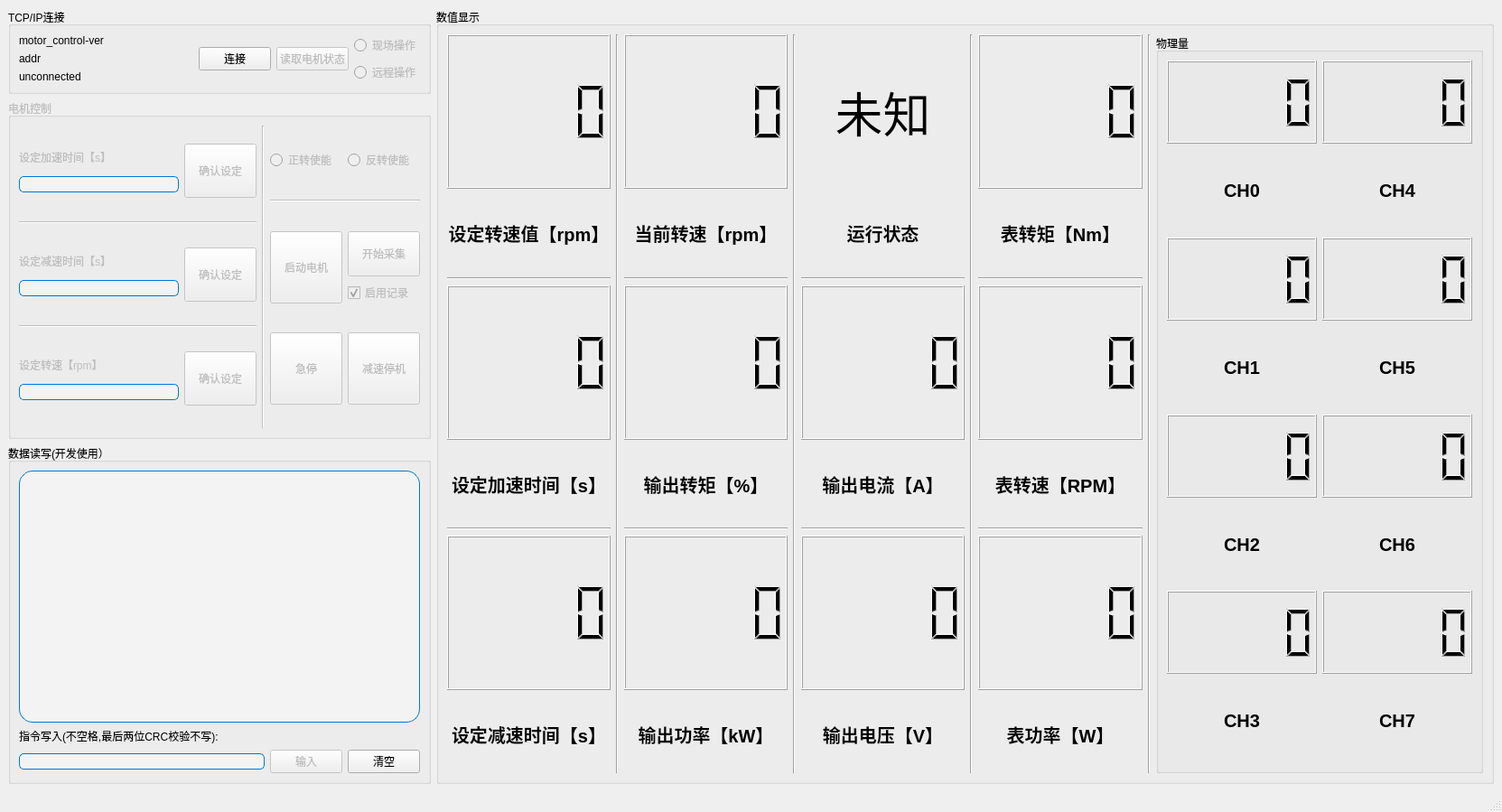
<?xml version="1.0" encoding="UTF-8"?>
<ui version="4.0">
 <class>MainWindow</class>
 <widget class="QMainWindow" name="MainWindow">
  <property name="enabled">
   <bool>true</bool>
  </property>
  <property name="geometry">
   <rect>
    <x>0</x>
    <y>0</y>
    <width>1663</width>
    <height>899</height>
   </rect>
  </property>
  <property name="windowTitle">
   <string>MainWindow</string>
  </property>
  <property name="styleSheet">
   <string notr="true">QMainWindow{
	border-image:url(./_internal/background-image.png);
}
QTextEdit {
    background-color: rgba(255, 255, 255, 100);	/* 背景颜色和透明度 */
    border: 1px solid #0078D7;          		/* 边框样式 */
    border-radius: 15px;                        /* 边框圆角 */
    padding: 10px;                              /* 内边距 */
    font-size: 14px;                            /* 字体大小 */
    color: #000000;                             /* 文本颜色 */
}
QLineEdit {
    background-color: rgba(255, 255, 255, 100);	/* 背景颜色和透明度 */
    border: 1px solid #0078D7;          		/* 边框样式 */
    border-radius: 5px;                        	/* 边框圆角 */
    /* padding: 10px;                    		/* 内边距 */
    /* font-size: 14px;                    		/* 字体大小 */
    color: #000000;                             /* 文本颜色 */
}
</string>
  </property>
  <widget class="QWidget" name="L0">
   <layout class="QHBoxLayout" name="horizontalLayout" stretch="2,5">
    <item>
     <layout class="QVBoxLayout" name="Lsetting" stretch="0,0,0">
      <item>
       <widget class="QGroupBox" name="Llink">
        <property name="title">
         <string>TCP/IP连接</string>
        </property>
        <layout class="QHBoxLayout" name="horizontalLayout_10" stretch="5,2,0">
         <item>
          <layout class="QVBoxLayout" name="Llinklab">
           <item>
            <widget class="QLabel" name="labver">
             <property name="text">
              <string>motor_control-ver</string>
             </property>
            </widget>
           </item>
           <item>
            <widget class="QLabel" name="labaddr">
             <property name="text">
              <string>addr</string>
             </property>
            </widget>
           </item>
           <item>
            <widget class="QLabel" name="labconn">
             <property name="text">
              <string>unconnected</string>
             </property>
            </widget>
           </item>
          </layout>
         </item>
         <item>
          <layout class="QHBoxLayout" name="Llinkbtn">
           <item>
            <widget class="QPushButton" name="btnlink">
             <property name="text">
              <string>连接</string>
             </property>
            </widget>
           </item>
           <item>
            <widget class="QPushButton" name="btnread">
             <property name="enabled">
              <bool>false</bool>
             </property>
             <property name="text">
              <string>读取电机状态</string>
             </property>
            </widget>
           </item>
          </layout>
         </item>
         <item>
          <layout class="QVBoxLayout" name="Lctrlmodels">
           <item>
            <widget class="QRadioButton" name="btnctrl1">
             <property name="enabled">
              <bool>false</bool>
             </property>
             <property name="text">
              <string>现场操作</string>
             </property>
            </widget>
           </item>
           <item>
            <widget class="QRadioButton" name="btnctrl2">
             <property name="enabled">
              <bool>false</bool>
             </property>
             <property name="text">
              <string>远程操作</string>
             </property>
            </widget>
           </item>
          </layout>
         </item>
        </layout>
       </widget>
      </item>
      <item>
       <widget class="QGroupBox" name="Lcontrol">
        <property name="enabled">
         <bool>false</bool>
        </property>
        <property name="title">
         <string>电机控制</string>
        </property>
        <layout class="QHBoxLayout" name="horizontalLayout_3" stretch="0,0,0">
         <item>
          <layout class="QVBoxLayout" name="Lcontrolset">
           <item>
            <layout class="QHBoxLayout" name="Lsetupt">
             <item>
              <layout class="QVBoxLayout" name="Lsetupttxt" stretch="1,1">
               <item>
                <widget class="QLabel" name="labupt">
                 <property name="maximumSize">
                  <size>
                   <width>16777215</width>
                   <height>20</height>
                  </size>
                 </property>
                 <property name="baseSize">
                  <size>
                   <width>0</width>
                   <height>0</height>
                  </size>
                 </property>
                 <property name="text">
                  <string>设定加速时间【s】</string>
                 </property>
                </widget>
               </item>
               <item>
                <widget class="QLineEdit" name="intupt"/>
               </item>
              </layout>
             </item>
             <item>
              <widget class="QPushButton" name="btnupt">
               <property name="minimumSize">
                <size>
                 <width>0</width>
                 <height>60</height>
                </size>
               </property>
               <property name="text">
                <string>确认设定</string>
               </property>
              </widget>
             </item>
            </layout>
           </item>
           <item>
            <widget class="Line" name="line_4">
             <property name="orientation">
              <enum>Qt::Horizontal</enum>
             </property>
            </widget>
           </item>
           <item>
            <layout class="QHBoxLayout" name="Lsetdot">
             <item>
              <layout class="QVBoxLayout" name="Lsetdottxt" stretch="1,1">
               <item>
                <widget class="QLabel" name="labdot">
                 <property name="maximumSize">
                  <size>
                   <width>16777215</width>
                   <height>20</height>
                  </size>
                 </property>
                 <property name="text">
                  <string>设定减速时间【s】</string>
                 </property>
                </widget>
               </item>
               <item>
                <widget class="QLineEdit" name="intdot"/>
               </item>
              </layout>
             </item>
             <item>
              <widget class="QPushButton" name="btndot">
               <property name="minimumSize">
                <size>
                 <width>0</width>
                 <height>60</height>
                </size>
               </property>
               <property name="text">
                <string>确认设定</string>
               </property>
              </widget>
             </item>
            </layout>
           </item>
           <item>
            <widget class="Line" name="line_3">
             <property name="orientation">
              <enum>Qt::Horizontal</enum>
             </property>
            </widget>
           </item>
           <item>
            <layout class="QHBoxLayout" name="Lsetrot">
             <item>
              <layout class="QVBoxLayout" name="Lsetrottxt" stretch="0,1">
               <item>
                <widget class="QLabel" name="labrot">
                 <property name="maximumSize">
                  <size>
                   <width>16777215</width>
                   <height>20</height>
                  </size>
                 </property>
                 <property name="text">
                  <string>设定转速【rpm】</string>
                 </property>
                </widget>
               </item>
               <item>
                <widget class="QLineEdit" name="introt"/>
               </item>
              </layout>
             </item>
             <item>
              <widget class="QPushButton" name="btnrot">
               <property name="minimumSize">
                <size>
                 <width>0</width>
                 <height>60</height>
                </size>
               </property>
               <property name="autoFillBackground">
                <bool>false</bool>
               </property>
               <property name="text">
                <string>确认设定</string>
               </property>
               <property name="autoRepeat">
                <bool>false</bool>
               </property>
               <property name="autoExclusive">
                <bool>false</bool>
               </property>
               <property name="autoRepeatDelay">
                <number>300</number>
               </property>
              </widget>
             </item>
            </layout>
           </item>
          </layout>
         </item>
         <item>
          <widget class="Line" name="line">
           <property name="orientation">
            <enum>Qt::Vertical</enum>
           </property>
          </widget>
         </item>
         <item>
          <layout class="QVBoxLayout" name="Lcontrolrun">
           <item>
            <layout class="QHBoxLayout" name="Lcontrolrunwards">
             <item>
              <widget class="QRadioButton" name="rbtnforward">
               <property name="text">
                <string>正转使能</string>
               </property>
              </widget>
             </item>
             <item>
              <widget class="QRadioButton" name="rbtnreserve">
               <property name="text">
                <string>反转使能</string>
               </property>
              </widget>
             </item>
            </layout>
           </item>
           <item>
            <widget class="Line" name="line_2">
             <property name="orientation">
              <enum>Qt::Horizontal</enum>
             </property>
            </widget>
           </item>
           <item>
            <layout class="QHBoxLayout" name="Lcontroldaq">
             <item>
              <widget class="QPushButton" name="btnrun">
               <property name="sizePolicy">
                <sizepolicy hsizetype="Minimum" vsizetype="Fixed">
                 <horstretch>0</horstretch>
                 <verstretch>0</verstretch>
                </sizepolicy>
               </property>
               <property name="minimumSize">
                <size>
                 <width>0</width>
                 <height>80</height>
                </size>
               </property>
               <property name="text">
                <string>启动电机</string>
               </property>
              </widget>
             </item>
             <item>
              <layout class="QVBoxLayout" name="Ldaq">
               <item>
                <widget class="QPushButton" name="pbtndaq">
                 <property name="sizePolicy">
                  <sizepolicy hsizetype="Minimum" vsizetype="Fixed">
                   <horstretch>0</horstretch>
                   <verstretch>0</verstretch>
                  </sizepolicy>
                 </property>
                 <property name="minimumSize">
                  <size>
                   <width>0</width>
                   <height>50</height>
                  </size>
                 </property>
                 <property name="text">
                  <string>开始采集</string>
                 </property>
                </widget>
               </item>
               <item>
                <widget class="QCheckBox" name="cboxdaq">
                 <property name="minimumSize">
                  <size>
                   <width>0</width>
                   <height>20</height>
                  </size>
                 </property>
                 <property name="text">
                  <string>启用记录</string>
                 </property>
                 <property name="checked">
                  <bool>true</bool>
                 </property>
                </widget>
               </item>
              </layout>
             </item>
            </layout>
           </item>
           <item>
            <layout class="QHBoxLayout" name="Lcontrolstop">
             <item>
              <widget class="QPushButton" name="btnst2">
               <property name="sizePolicy">
                <sizepolicy hsizetype="Minimum" vsizetype="Fixed">
                 <horstretch>0</horstretch>
                 <verstretch>0</verstretch>
                </sizepolicy>
               </property>
               <property name="minimumSize">
                <size>
                 <width>0</width>
                 <height>80</height>
                </size>
               </property>
               <property name="text">
                <string>急停</string>
               </property>
              </widget>
             </item>
             <item>
              <widget class="QPushButton" name="btnst1">
               <property name="sizePolicy">
                <sizepolicy hsizetype="Minimum" vsizetype="Fixed">
                 <horstretch>0</horstretch>
                 <verstretch>0</verstretch>
                </sizepolicy>
               </property>
               <property name="minimumSize">
                <size>
                 <width>0</width>
                 <height>80</height>
                </size>
               </property>
               <property name="text">
                <string>减速停机</string>
               </property>
              </widget>
             </item>
            </layout>
           </item>
          </layout>
         </item>
        </layout>
       </widget>
      </item>
      <item>
       <widget class="QGroupBox" name="Ltxrx">
        <property name="enabled">
         <bool>true</bool>
        </property>
        <property name="title">
         <string>数据读写(开发使用）</string>
        </property>
        <layout class="QVBoxLayout" name="verticalLayout_13">
         <item>
          <widget class="QTextEdit" name="wrigra">
           <property name="html">
            <string>&lt;!DOCTYPE HTML PUBLIC &quot;-//W3C//DTD HTML 4.0//EN&quot; &quot;http://www.w3.org/TR/REC-html40/strict.dtd&quot;&gt;
&lt;html&gt;&lt;head&gt;&lt;meta name=&quot;qrichtext&quot; content=&quot;1&quot; /&gt;&lt;style type=&quot;text/css&quot;&gt;
p, li { white-space: pre-wrap; }
&lt;/style&gt;&lt;/head&gt;&lt;body style=&quot; font-family:'SimSun'; font-size:14px; font-weight:400; font-style:normal;&quot;&gt;
&lt;p style=&quot;-qt-paragraph-type:empty; margin-top:0px; margin-bottom:0px; margin-left:0px; margin-right:0px; -qt-block-indent:0; text-indent:0px; font-family:'Microsoft YaHei UI'; font-size:9pt;&quot;&gt;&lt;br /&gt;&lt;/p&gt;&lt;/body&gt;&lt;/html&gt;</string>
           </property>
          </widget>
         </item>
         <item>
          <widget class="QLabel" name="labgra">
           <property name="text">
            <string>指令写入(不空格,最后两位CRC校验不写):</string>
           </property>
          </widget>
         </item>
         <item>
          <layout class="QHBoxLayout" name="Ltxgra">
           <item>
            <widget class="QLineEdit" name="intgra"/>
           </item>
           <item>
            <widget class="QPushButton" name="btngra">
             <property name="enabled">
              <bool>false</bool>
             </property>
             <property name="text">
              <string>输入</string>
             </property>
            </widget>
           </item>
           <item>
            <widget class="QPushButton" name="btncln">
             <property name="text">
              <string>清空</string>
             </property>
            </widget>
           </item>
          </layout>
         </item>
        </layout>
       </widget>
      </item>
     </layout>
    </item>
    <item>
     <widget class="QGroupBox" name="Ldatashow">
      <property name="title">
       <string>数值显示</string>
      </property>
      <layout class="QHBoxLayout" name="horizontalLayout_2" stretch="1,0,1,0,1,0,1,0,2">
       <item>
        <layout class="QVBoxLayout" name="verticalLayout">
         <item>
          <layout class="QVBoxLayout" name="Lshowsetrot" stretch="2,1">
           <item>
            <widget class="QLCDNumber" name="ledsetrot"/>
           </item>
           <item>
            <widget class="QLabel" name="labelsetrot">
             <property name="font">
              <font>
               <pointsize>15</pointsize>
               <weight>75</weight>
               <bold>true</bold>
              </font>
             </property>
             <property name="text">
              <string>设定转速值【rpm】</string>
             </property>
             <property name="alignment">
              <set>Qt::AlignCenter</set>
             </property>
            </widget>
           </item>
          </layout>
         </item>
         <item>
          <widget class="Line" name="line_7">
           <property name="orientation">
            <enum>Qt::Horizontal</enum>
           </property>
          </widget>
         </item>
         <item>
          <layout class="QVBoxLayout" name="Lshowupt" stretch="2,1">
           <item>
            <widget class="QLCDNumber" name="ledupt"/>
           </item>
           <item>
            <widget class="QLabel" name="labelupt">
             <property name="font">
              <font>
               <pointsize>15</pointsize>
               <weight>75</weight>
               <bold>true</bold>
              </font>
             </property>
             <property name="text">
              <string>设定加速时间【s】</string>
             </property>
             <property name="alignment">
              <set>Qt::AlignCenter</set>
             </property>
            </widget>
           </item>
          </layout>
         </item>
         <item>
          <widget class="Line" name="line_8">
           <property name="orientation">
            <enum>Qt::Horizontal</enum>
           </property>
          </widget>
         </item>
         <item>
          <layout class="QVBoxLayout" name="Lshowdot" stretch="2,1">
           <item>
            <widget class="QLCDNumber" name="leddot"/>
           </item>
           <item>
            <widget class="QLabel" name="labeldot">
             <property name="font">
              <font>
               <pointsize>15</pointsize>
               <weight>75</weight>
               <bold>true</bold>
              </font>
             </property>
             <property name="text">
              <string>设定减速时间【s】</string>
             </property>
             <property name="alignment">
              <set>Qt::AlignCenter</set>
             </property>
            </widget>
           </item>
          </layout>
         </item>
        </layout>
       </item>
       <item>
        <widget class="Line" name="line_6">
         <property name="orientation">
          <enum>Qt::Vertical</enum>
         </property>
        </widget>
       </item>
       <item>
        <layout class="QVBoxLayout" name="verticalLayout_3">
         <item>
          <layout class="QVBoxLayout" name="Lshowgetrot" stretch="2,1">
           <item>
            <widget class="QLCDNumber" name="ledoutrot"/>
           </item>
           <item>
            <widget class="QLabel" name="lablegetrot">
             <property name="font">
              <font>
               <pointsize>15</pointsize>
               <weight>75</weight>
               <bold>true</bold>
              </font>
             </property>
             <property name="text">
              <string>当前转速【rpm】</string>
             </property>
             <property name="alignment">
              <set>Qt::AlignCenter</set>
             </property>
            </widget>
           </item>
          </layout>
         </item>
         <item>
          <widget class="Line" name="line_10">
           <property name="orientation">
            <enum>Qt::Horizontal</enum>
           </property>
          </widget>
         </item>
         <item>
          <layout class="QVBoxLayout" name="Lshowouttor" stretch="2,1">
           <item>
            <widget class="QLCDNumber" name="ledouttor"/>
           </item>
           <item>
            <widget class="QLabel" name="labelouttor">
             <property name="font">
              <font>
               <pointsize>15</pointsize>
               <weight>75</weight>
               <bold>true</bold>
              </font>
             </property>
             <property name="text">
              <string>输出转矩【%】</string>
             </property>
             <property name="alignment">
              <set>Qt::AlignCenter</set>
             </property>
            </widget>
           </item>
          </layout>
         </item>
         <item>
          <widget class="Line" name="line_12">
           <property name="orientation">
            <enum>Qt::Horizontal</enum>
           </property>
          </widget>
         </item>
         <item>
          <layout class="QVBoxLayout" name="Lshowoutpow" stretch="2,1">
           <item>
            <widget class="QLCDNumber" name="ledoutpow"/>
           </item>
           <item>
            <widget class="QLabel" name="labeloutpow">
             <property name="font">
              <font>
               <pointsize>15</pointsize>
               <weight>75</weight>
               <bold>true</bold>
              </font>
             </property>
             <property name="text">
              <string>输出功率【kW】</string>
             </property>
             <property name="alignment">
              <set>Qt::AlignCenter</set>
             </property>
            </widget>
           </item>
          </layout>
         </item>
        </layout>
       </item>
       <item>
        <widget class="Line" name="line_5">
         <property name="orientation">
          <enum>Qt::Vertical</enum>
         </property>
        </widget>
       </item>
       <item>
        <layout class="QVBoxLayout" name="verticalLayout_5">
         <item>
          <layout class="QVBoxLayout" name="Lshownowfre" stretch="2,1">
           <item>
            <widget class="QLabel" name="labisrun">
             <property name="font">
              <font>
               <family>Adobe 黑体 Std R</family>
               <pointsize>40</pointsize>
               <weight>50</weight>
               <bold>false</bold>
              </font>
             </property>
             <property name="text">
              <string>未知</string>
             </property>
             <property name="alignment">
              <set>Qt::AlignCenter</set>
             </property>
            </widget>
           </item>
           <item>
            <widget class="QLabel" name="labelnowfre">
             <property name="font">
              <font>
               <pointsize>15</pointsize>
               <weight>75</weight>
               <bold>true</bold>
              </font>
             </property>
             <property name="text">
              <string>运行状态</string>
             </property>
             <property name="alignment">
              <set>Qt::AlignCenter</set>
             </property>
            </widget>
           </item>
          </layout>
         </item>
         <item>
          <widget class="Line" name="line_9">
           <property name="orientation">
            <enum>Qt::Horizontal</enum>
           </property>
          </widget>
         </item>
         <item>
          <layout class="QVBoxLayout" name="Lshowoutcur" stretch="2,1">
           <item>
            <widget class="QLCDNumber" name="ledoutcur"/>
           </item>
           <item>
            <widget class="QLabel" name="labeloutcur">
             <property name="font">
              <font>
               <pointsize>15</pointsize>
               <weight>75</weight>
               <bold>true</bold>
              </font>
             </property>
             <property name="text">
              <string>输出电流【A】</string>
             </property>
             <property name="alignment">
              <set>Qt::AlignCenter</set>
             </property>
            </widget>
           </item>
          </layout>
         </item>
         <item>
          <widget class="Line" name="line_11">
           <property name="orientation">
            <enum>Qt::Horizontal</enum>
           </property>
          </widget>
         </item>
         <item>
          <layout class="QVBoxLayout" name="Lshowoutvot" stretch="2,1">
           <item>
            <widget class="QLCDNumber" name="ledoutvot"/>
           </item>
           <item>
            <widget class="QLabel" name="labeloutvot">
             <property name="font">
              <font>
               <pointsize>15</pointsize>
               <weight>75</weight>
               <bold>true</bold>
              </font>
             </property>
             <property name="text">
              <string>输出电压【V】</string>
             </property>
             <property name="alignment">
              <set>Qt::AlignCenter</set>
             </property>
            </widget>
           </item>
          </layout>
         </item>
        </layout>
       </item>
       <item>
        <widget class="Line" name="line_23">
         <property name="orientation">
          <enum>Qt::Vertical</enum>
         </property>
        </widget>
       </item>
       <item>
        <layout class="QVBoxLayout" name="verticalLayout_7">
         <item>
          <layout class="QVBoxLayout" name="Lshownowfre_3" stretch="2,1">
           <item>
            <widget class="QLCDNumber" name="ledreadtor"/>
           </item>
           <item>
            <widget class="QLabel" name="labelnowfre_3">
             <property name="font">
              <font>
               <pointsize>15</pointsize>
               <weight>75</weight>
               <bold>true</bold>
              </font>
             </property>
             <property name="text">
              <string>表转矩【Nm】</string>
             </property>
             <property name="alignment">
              <set>Qt::AlignCenter</set>
             </property>
            </widget>
           </item>
          </layout>
         </item>
         <item>
          <widget class="Line" name="line_21">
           <property name="orientation">
            <enum>Qt::Horizontal</enum>
           </property>
          </widget>
         </item>
         <item>
          <layout class="QVBoxLayout" name="Lshowoutcur_3" stretch="2,1">
           <item>
            <widget class="QLCDNumber" name="ledreadrot"/>
           </item>
           <item>
            <widget class="QLabel" name="labeloutcur_3">
             <property name="font">
              <font>
               <pointsize>15</pointsize>
               <weight>75</weight>
               <bold>true</bold>
              </font>
             </property>
             <property name="text">
              <string>表转速【RPM】</string>
             </property>
             <property name="alignment">
              <set>Qt::AlignCenter</set>
             </property>
            </widget>
           </item>
          </layout>
         </item>
         <item>
          <widget class="Line" name="line_22">
           <property name="orientation">
            <enum>Qt::Horizontal</enum>
           </property>
          </widget>
         </item>
         <item>
          <layout class="QVBoxLayout" name="Lshowoutvot_3" stretch="2,1">
           <item>
            <widget class="QLCDNumber" name="ledreadpwr"/>
           </item>
           <item>
            <widget class="QLabel" name="labeloutvot_3">
             <property name="font">
              <font>
               <pointsize>15</pointsize>
               <weight>75</weight>
               <bold>true</bold>
              </font>
             </property>
             <property name="text">
              <string>表功率【W】</string>
             </property>
             <property name="alignment">
              <set>Qt::AlignCenter</set>
             </property>
            </widget>
           </item>
          </layout>
         </item>
        </layout>
       </item>
       <item>
        <widget class="Line" name="line_24">
         <property name="orientation">
          <enum>Qt::Vertical</enum>
         </property>
        </widget>
       </item>
       <item>
        <widget class="QGroupBox" name="groupBox">
         <property name="title">
          <string>物理量</string>
         </property>
         <layout class="QGridLayout" name="gridLayout">
          <item row="1" column="0">
           <layout class="QVBoxLayout" name="Lshownowfre_14">
            <item>
             <widget class="QLCDNumber" name="ledCH1"/>
            </item>
            <item>
             <widget class="QLabel" name="labelCH1">
              <property name="font">
               <font>
                <pointsize>15</pointsize>
                <weight>75</weight>
                <bold>true</bold>
               </font>
              </property>
              <property name="text">
               <string>CH1</string>
              </property>
              <property name="alignment">
               <set>Qt::AlignCenter</set>
              </property>
             </widget>
            </item>
           </layout>
          </item>
          <item row="3" column="0">
           <layout class="QVBoxLayout" name="Lshownowfre_13">
            <item>
             <widget class="QLCDNumber" name="ledCH3"/>
            </item>
            <item>
             <widget class="QLabel" name="labelCH3">
              <property name="font">
               <font>
                <pointsize>15</pointsize>
                <weight>75</weight>
                <bold>true</bold>
               </font>
              </property>
              <property name="text">
               <string>CH3</string>
              </property>
              <property name="alignment">
               <set>Qt::AlignCenter</set>
              </property>
             </widget>
            </item>
           </layout>
          </item>
          <item row="0" column="0">
           <layout class="QVBoxLayout" name="Lshownowfre_4">
            <item>
             <widget class="QLCDNumber" name="ledCH0"/>
            </item>
            <item>
             <widget class="QLabel" name="labelCH0">
              <property name="font">
               <font>
                <pointsize>15</pointsize>
                <weight>75</weight>
                <bold>true</bold>
               </font>
              </property>
              <property name="text">
               <string>CH0</string>
              </property>
              <property name="alignment">
               <set>Qt::AlignCenter</set>
              </property>
             </widget>
            </item>
           </layout>
          </item>
          <item row="3" column="2">
           <layout class="QVBoxLayout" name="Lshownowfre_8">
            <item>
             <widget class="QLCDNumber" name="ledCH7"/>
            </item>
            <item>
             <widget class="QLabel" name="labelCH7">
              <property name="font">
               <font>
                <pointsize>15</pointsize>
                <weight>75</weight>
                <bold>true</bold>
               </font>
              </property>
              <property name="text">
               <string>CH7</string>
              </property>
              <property name="alignment">
               <set>Qt::AlignCenter</set>
              </property>
             </widget>
            </item>
           </layout>
          </item>
          <item row="2" column="0">
           <layout class="QVBoxLayout" name="Lshownowfre_9">
            <item>
             <widget class="QLCDNumber" name="ledCH2"/>
            </item>
            <item>
             <widget class="QLabel" name="labelCH2">
              <property name="font">
               <font>
                <pointsize>15</pointsize>
                <weight>75</weight>
                <bold>true</bold>
               </font>
              </property>
              <property name="text">
               <string>CH2</string>
              </property>
              <property name="alignment">
               <set>Qt::AlignCenter</set>
              </property>
             </widget>
            </item>
           </layout>
          </item>
          <item row="0" column="2">
           <layout class="QVBoxLayout" name="Lshownowfre_12">
            <item>
             <widget class="QLCDNumber" name="ledCH4"/>
            </item>
            <item>
             <widget class="QLabel" name="labelCH4">
              <property name="font">
               <font>
                <pointsize>15</pointsize>
                <weight>75</weight>
                <bold>true</bold>
               </font>
              </property>
              <property name="text">
               <string>CH4</string>
              </property>
              <property name="alignment">
               <set>Qt::AlignCenter</set>
              </property>
             </widget>
            </item>
           </layout>
          </item>
          <item row="1" column="2">
           <layout class="QVBoxLayout" name="Lshownowfre_10">
            <item>
             <widget class="QLCDNumber" name="ledCH5"/>
            </item>
            <item>
             <widget class="QLabel" name="labelCH5">
              <property name="font">
               <font>
                <pointsize>15</pointsize>
                <weight>75</weight>
                <bold>true</bold>
               </font>
              </property>
              <property name="text">
               <string>CH5</string>
              </property>
              <property name="alignment">
               <set>Qt::AlignCenter</set>
              </property>
             </widget>
            </item>
           </layout>
          </item>
          <item row="2" column="2">
           <layout class="QVBoxLayout" name="Lshownowfre_5">
            <item>
             <widget class="QLCDNumber" name="ledCH6"/>
            </item>
            <item>
             <widget class="QLabel" name="labelCH6">
              <property name="font">
               <font>
                <pointsize>15</pointsize>
                <weight>75</weight>
                <bold>true</bold>
               </font>
              </property>
              <property name="text">
               <string>CH6</string>
              </property>
              <property name="alignment">
               <set>Qt::AlignCenter</set>
              </property>
             </widget>
            </item>
           </layout>
          </item>
         </layout>
        </widget>
       </item>
      </layout>
     </widget>
    </item>
   </layout>
  </widget>
  <widget class="QMenuBar" name="menubar">
   <property name="geometry">
    <rect>
     <x>0</x>
     <y>0</y>
     <width>1663</width>
     <height>23</height>
    </rect>
   </property>
  </widget>
  <widget class="QStatusBar" name="statusbar"/>
 </widget>
 <resources/>
 <connections/>
</ui>
